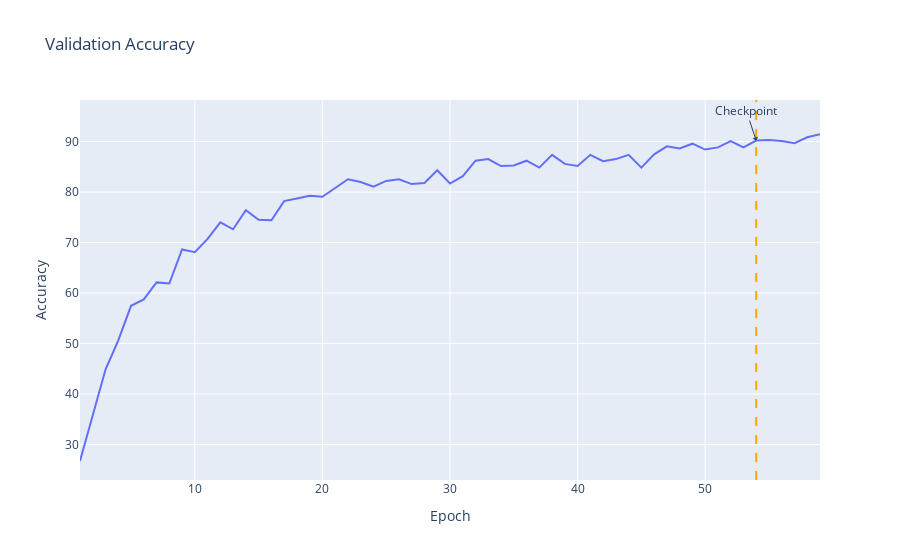

The cell this chart's notebook holds for it:
### Code cell
fig = px.line(
    x=range(1, len(val_accuracies) + 1),
    y=val_accuracies,
    title="Validation Accuracy",
    labels={"x": "Epoch", "y": "Accuracy"},
)
fig.add_vline(x=lowest_val_loss_epoch, line_dash="dash", line_color="orange")
fig.add_annotation(
    x=lowest_val_loss_epoch,
    y=val_accuracies[lowest_val_loss_epoch - 1],
    text="Checkpoint",
    showarrow=True,
    arrowhead=1,
)
fig.show()

### Figure 1 — Plotly figure (JSON) as saved in the notebook; plotly's stock layout.template omitted (floating-point values rounded to 4 significant figures)
{"data": [{"hovertemplate": "Epoch=%{x}<br>Accuracy=%{y}<extra></extra>", "legendgroup": "", "line": {"color": "#636efa", "dash": "solid"}, "marker": {"symbol": "circle"}, "mode": "lines", "name": "", "orientation": "v", "showlegend": false, "type": "scatter", "x": [1, 2, 3, 4, 5, 6, 7, 8, 9, 10, 11, 12, 13, 14, 15, 16, 17, 18, 19, 20, 21, 22, 23, 24, 25, 26, 27, 28, 29, 30, 31, 32, 33, 34, 35, 36, 37, 38, 39, 40, 41, 42, 43, 44, 45, 46, 47, 48, 49, 50, 51, 52, 53, 54, 55, 56, 57, 58, 59], "xaxis": "x", "y": [26.74, 35.68, 44.84, 50.63, 57.47, 58.74, 62.11, 61.89, 68.63, 68.11, 70.74, 74, 72.63, 76.42, 74.53, 74.42, 78.21, 78.74, 79.26, 79.05, 80.84, 82.53, 82, 81.05, 82.21, 82.53, 81.58, 81.79, 84.32, 81.68, 83.16, 86.21, 86.53, 85.16, 85.26, 86.21, 84.84, 87.37, 85.58, 85.16, 87.37, 86.11, 86.53, 87.37, 84.84, 87.47, 89.05, 88.63, 89.58, 88.42, 88.84, 90.11, 88.84, 90.21, 90.32, 90.11, 89.68, 90.84, 91.47], "yaxis": "y"}], "layout": {"annotations": [{"arrowhead": 1, "showarrow": true, "text": "Checkpoint", "x": 54, "y": 90.21}], "legend": {"tracegroupgap": 0}, "shapes": [{"line": {"color": "orange", "dash": "dash"}, "type": "line", "x0": 54, "x1": 54, "xref": "x", "y0": 0, "y1": 1, "yref": "y domain"}], "title": {"text": "Validation Accuracy"}, "xaxis": {"anchor": "y", "domain": [0, 1], "title": {"text": "Epoch"}}, "yaxis": {"anchor": "x", "domain": [0, 1], "title": {"text": "Accuracy"}}}}
